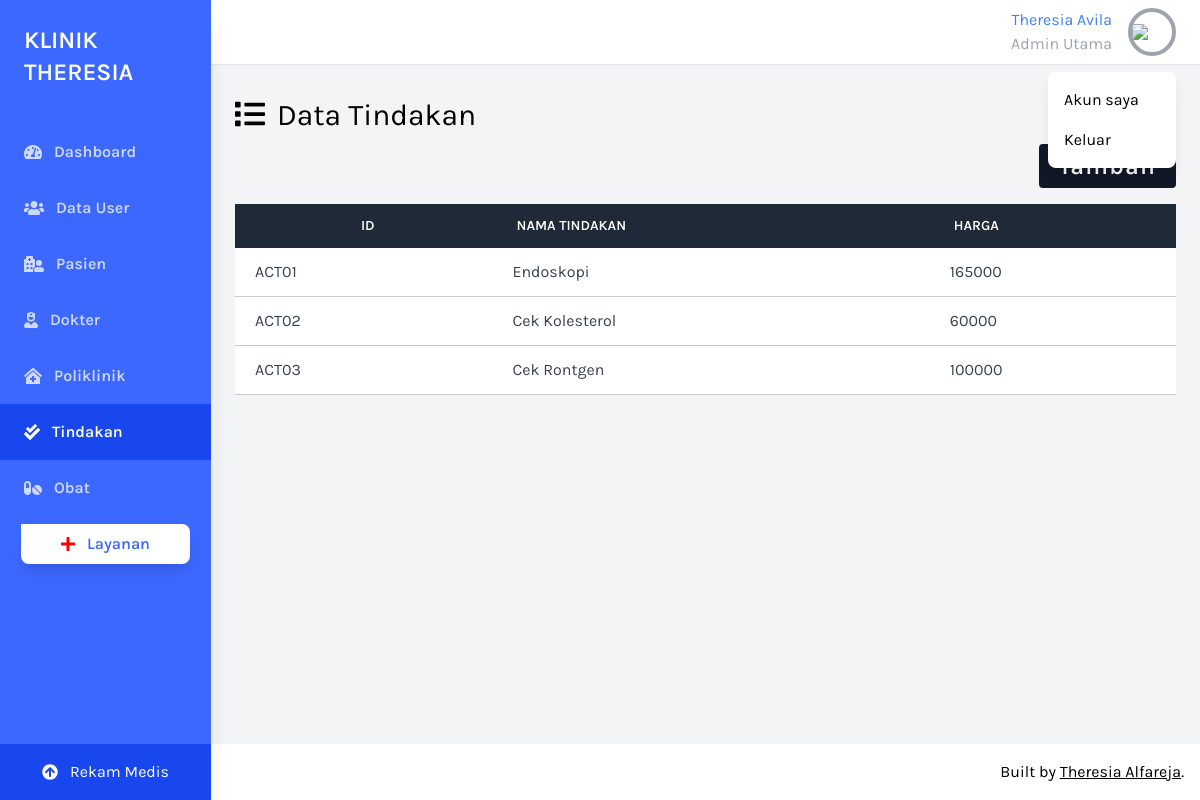
The app's page /data_tindakan.php (signed in) with its own data.
### tables this page shows
CREATE TABLE `tb_user` (
  `id_user` int(10) NOT NULL,
  `username` varchar(30) NOT NULL,
  `nama_lengkap_user` varchar(30) NOT NULL,
  `level_user` enum('Admin Utama','Operator','Kasir','Apoteker') NOT NULL,
  `alamat_user` text NOT NULL,
  `nomor_telepon_user` varchar(13) NOT NULL,
  `password` varchar(30) NOT NULL,
  `tgl_daftar` timestamp NOT NULL DEFAULT current_timestamp() ON UPDATE current_timestamp()
);

CREATE TABLE `tb_tindakan` (
  `id_tindakan` varchar(255) NOT NULL,
  `nama_tindakan` varchar(50) NOT NULL,
  `harga_tindakan` int(50) NOT NULL
);

### data_tindakan.php (the view, shortened to what this page needs)
<?php
require 'koneksi.php';
require 'cek_login.php';
?>
<!DOCTYPE html>
<html lang="en">
<head>
    <link href="https://unpkg.com/tailwindcss/dist/tailwind.min.css" rel="stylesheet">
</head>
<body class="bg-gray-100 font-family-karla flex">
    <aside class="relative bg-sidebar h-screen w-64 hidden sm:block shadow-xl">
        <div class="p-6">
            <a href="Dashboard.php" class=" mb-5 text-white text-2xl font-semibold uppercase hover:text-gray-300">Klinik Theresia</a>
        </div>
        <nav class="text-white text-base font-semibold pt-3">
            <a href="Dashboard.php" class="flex items-center text-white opacity-75 hover:opacity-100 py-4 pl-6 nav-item">
                <i class="fas fa-tachometer-alt mr-3"></i>
                Dashboard
            </a>
            <a href="data_user.php" class="flex items-center text-white opacity-75 hover:opacity-100 py-4 pl-6 nav-item">
                <i class="fas fa-users mr-3"></i>
                Data User
            </a>
            <a href="data_pasien.php" class="flex items-center text-white opacity-75 hover:opacity-100 py-4 pl-6 nav-item">
                <i class="fas fa-hospital-user mr-3"></i>
                Pasien
            </a>
            <a href="data_dokter.php" class="flex items-center text-white opacity-75 hover:opacity-100 py-4 pl-6 nav-item">
                <i class="fas fa-user-nurse mr-3"></i>
                Dokter
            </a>
            <a href="data_poliklinik.php" class="flex items-center text-white opacity-75 hover:opacity-100 py-4 pl-6 nav-item">
                <i class="fas fa-clinic-medical mr-3"></i>
                Poliklinik
            </a>
            <a href="data_tindakan.php" class="flex items-center active-nav-link text-white py-4 pl-6 nav-item">
                <i class="fas fa-check-double mr-3"></i>
                Tindakan
            </a>
            <a href="data_obat.php" class="flex items-center text-white opacity-75 hover:opacity-100 py-4 pl-6 nav-item">
                <i class="fas fa-pills mr-3"></i>
                Obat
            </a>
        </nav>
           <center>
            <a href="data_layanan.php" class="w-full bg-white cta-btn font-semibold py-2 mt-2 rounded-br-lg rounded-bl-lg rounded-tr-lg shadow-lg hover:shadow-xl hover:bg-gray-300 flex items-center justify-center" style="width: 80%;">
                <i class="fas fa-plus mr-3" style="color: red;"></i> Layanan
            </a>
        </center>
        <a href="rekam_medis.php" class="absolute w-full upgrade-btn bottom-0 active-nav-link text-white flex items-center justify-center py-4">
            <i class="fas fa-arrow-circle-up mr-3"></i>
            Rekam Medis
        </a>
    </aside>
    <div class="w-full flex flex-col h-screen overflow-y-hidden">
        <header class="w-full items-center bg-white py-2 px-6 hidden sm:flex">
            <div x-data="{ isOpen: false }" class="relative w-1/2 flex justify-end">
<div class="block">
   <?php
     if (@$_SESSION['ses_username_akun']) {
          $username_akun = $_SESSION['ses_username_akun'];
     }
       $query = mysqli_query($conn, "SELECT * FROM tb_user WHERE username = '$username_akun' ");
       $hasil = mysqli_fetch_array($query);
   ?>
                   <h2 class="text-blue-500 mr-4 text-right"><?php echo $hasil['nama_lengkap_user'] ?></h2>
                   <p class="text-gray-400 mr-4 text-right"><?php echo $hasil['level_user'] ?></p>
</div>
                <button @click="isOpen = !isOpen" class="realtive z-10 w-12 h-12 rounded-full overflow-hidden border-4 border-gray-400 hover:border-gray-300 focus:border-gray-300 focus:outline-none">
                    <img src="https://source.unsplash.com/uJ8LNVCBjFQ/400x400">
                </button>
                <button x-show="isOpen" @click="isOpen = false" class="h-full w-full fixed inset-0 cursor-default"></button>
                <div x-show="isOpen" class="absolute w-32 bg-white rounded-lg shadow-lg py-2 mt-16">
                    <a href="akun_pribadi.php" class="block px-4 py-2 account-link hover:text-white">Akun saya</a>
                    <a href="logout.php" class="block px-4 py-2 account-link hover:text-white">Keluar</a>
                </div>
            </div>
        </header>
        <div class="w-full h-screen overflow-x-hidden border-t flex flex-col">
            <main class="w-full flex-grow p-6">
<?php
include 'koneksi.php';
?>
<div class="w-full mt-2">
        <h1 class="text-3xl text-black pb-6" style="margin-bottom: -1%;">
              <i class="fas fa-list mr-3"></i>Data Tindakan
        </h1>
        <div class="text-right mb-5">
            <a href="tambah_tindakan.php" class="daftar px-5 py-2 text-white font-light tracking-wider bg-gray-900 rounded font-semibold" style="font-size: 3vh;">Tambah</a>
        </div>
                    <div class="bg-white overflow-auto">
                        <table class="min-w-full bg-white">
                            <thead class="bg-gray-800 text-white">
                                <tr>
                                    <th class="text-center text-left py-3 px-4 uppercase font-semibold text-sm">ID</th>
                                    <th class="text-left py-3 px-4 uppercase font-semibold text-sm">Nama Tindakan</th>
                                    <th class="text-left py-3 px-4 uppercase font-semibold text-sm">Harga</th>
                                </tr>
                            </thead>
<?php
$query = mysqli_query($conn, "SELECT * FROM tb_tindakan");
if(mysqli_num_rows($query) > 0)
{
while ($hasil = mysqli_fetch_array($query))
{
?>
<tbody class="text-gray-700">
<tr style="border-bottom: 1px solid #ccc;">
<td  class="px-5 py-3"><?php echo $hasil['id_tindakan'] ?></td>
<td  class="px-3 py-3"><?php echo $hasil['nama_tindakan'] ?></td>
<td  class="px-3 py-3"><?php echo $hasil['harga_tindakan'] ?></td>
</tr>
</tbody>
<?php
}
}
else
{
echo <<< HTML
   <tr class="text-gray-500 dark:text-gray-500">
    <td colspan="3" align="center">Data kosong</td>
   </tr>
HTML;
}
?>
                        </table>
                    </div>
                </div>
            </main>
            <footer class="w-full bg-white text-right p-4">
                Built by <a target="_blank" href="https://github.com/theresia-alfareja" class="underline">Theresia Alfareja</a>.
            </footer>
        </div>
    </div>
</body>
</html>

### data_tindakan.php (style rules this page uses)
.font-family-karla { font-family: karla; }
.bg-sidebar { background: #3d68ff; }
.cta-btn { color: #3d68ff; }
.upgrade-btn { background: #1947ee; }
.active-nav-link { background: #1947ee; }

### records on screen
tb_user: nama_lengkap_user "Theresia Avila", level_user "Admin Utama"
tb_tindakan: id_tindakan "ACT01", nama_tindakan "Endoskopi", harga_tindakan "165000"
tb_tindakan: id_tindakan "ACT02", nama_tindakan "Cek Kolesterol", harga_tindakan "60000"
tb_tindakan: id_tindakan "ACT03", nama_tindakan "Cek Rontgen", harga_tindakan "100000"
